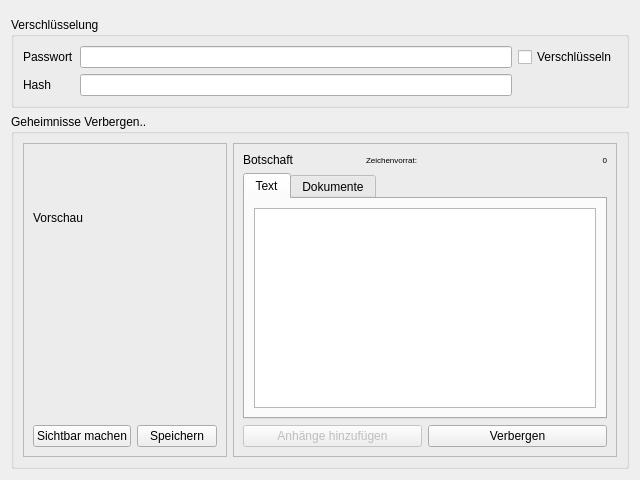
<?xml version="1.0" encoding="UTF-8"?>
<ui version="4.0">
 <class>Stegano</class>
 <widget class="QWidget" name="Stegano">
  <property name="geometry">
   <rect>
    <x>0</x>
    <y>0</y>
    <width>640</width>
    <height>480</height>
   </rect>
  </property>
  <property name="windowTitle">
   <string>Stegano</string>
  </property>
  <property name="windowIcon">
   <iconset>
    <normaloff>:/icon/ico/Mail.png</normaloff>:/icon/ico/Mail.png</iconset>
  </property>
  <layout class="QVBoxLayout" name="verticalLayout_7">
   <item>
    <layout class="QVBoxLayout" name="verticalLayout_6">
     <item>
      <widget class="KUrlComboRequester" name="cFile"/>
     </item>
     <item>
      <widget class="QGroupBox" name="groupEncryption">
       <property name="enabled">
        <bool>true</bool>
       </property>
       <property name="title">
        <string>Verschlüsselung</string>
       </property>
       <layout class="QVBoxLayout" name="verticalLayout">
        <item>
         <layout class="QGridLayout" name="gridLayout">
          <item row="0" column="0">
           <widget class="QLabel" name="label">
            <property name="text">
             <string>Passwort</string>
            </property>
            <property name="buddy">
             <cstring>tPassword</cstring>
            </property>
           </widget>
          </item>
          <item row="0" column="1">
           <widget class="KRestrictedLine" name="tPassword">
            <property name="showClearButton" stdset="0">
             <bool>true</bool>
            </property>
            <property name="passwordMode">
             <bool>true</bool>
            </property>
           </widget>
          </item>
          <item row="1" column="0">
           <widget class="QLabel" name="label_2">
            <property name="text">
             <string>Hash</string>
            </property>
            <property name="buddy">
             <cstring>tHash</cstring>
            </property>
           </widget>
          </item>
          <item row="1" column="1">
           <widget class="QLineEdit" name="tHash">
            <property name="readOnly">
             <bool>true</bool>
            </property>
           </widget>
          </item>
          <item row="0" column="2">
           <widget class="QCheckBox" name="cUseEncryption">
            <property name="text">
             <string>Verschlüsseln</string>
            </property>
           </widget>
          </item>
         </layout>
        </item>
       </layout>
      </widget>
     </item>
     <item>
      <widget class="QGroupBox" name="groupBox_2">
       <property name="title">
        <string>Geheimnisse Verbergen..</string>
       </property>
       <layout class="QVBoxLayout" name="verticalLayout_5">
        <item>
         <layout class="QHBoxLayout" name="horizontalLayout_2">
          <item>
           <widget class="QFrame" name="frame_3">
            <property name="frameShape">
             <enum>QFrame::StyledPanel</enum>
            </property>
            <property name="frameShadow">
             <enum>QFrame::Raised</enum>
            </property>
            <layout class="QVBoxLayout" name="verticalLayout_3">
             <item>
              <layout class="QVBoxLayout" name="verticalLayout_2">
               <item>
                <widget class="QLabel" name="label_3">
                 <property name="text">
                  <string>Vorschau</string>
                 </property>
                </widget>
               </item>
               <item>
                <widget class="KImageFilePreview" name="preview"/>
               </item>
              </layout>
             </item>
             <item>
              <layout class="QHBoxLayout" name="horizontalLayout">
               <item>
                <widget class="KPushButton" name="buttonUnhide">
                 <property name="enabled">
                  <bool>true</bool>
                 </property>
                 <property name="text">
                  <string>Sichtbar machen</string>
                 </property>
                </widget>
               </item>
               <item>
                <widget class="KPushButton" name="buttonSave">
                 <property name="text">
                  <string>Speichern</string>
                 </property>
                </widget>
               </item>
              </layout>
             </item>
            </layout>
           </widget>
          </item>
          <item>
           <widget class="QFrame" name="frame_2">
            <property name="frameShape">
             <enum>QFrame::StyledPanel</enum>
            </property>
            <property name="frameShadow">
             <enum>QFrame::Raised</enum>
            </property>
            <layout class="QVBoxLayout" name="verticalLayout_8">
             <item>
              <layout class="QVBoxLayout" name="verticalLayout_4">
               <item>
                <layout class="QHBoxLayout" name="horizontalLayout_4">
                 <item>
                  <widget class="QLabel" name="label_4">
                   <property name="text">
                    <string>Botschaft</string>
                   </property>
                  </widget>
                 </item>
                 <item>
                  <widget class="QLabel" name="label_5">
                   <property name="font">
                    <font>
                     <pointsize>6</pointsize>
                    </font>
                   </property>
                   <property name="text">
                    <string>Zeichenvorrat:</string>
                   </property>
                  </widget>
                 </item>
                 <item>
                  <widget class="QLabel" name="lCharsAvailable">
                   <property name="font">
                    <font>
                     <pointsize>6</pointsize>
                    </font>
                   </property>
                   <property name="text">
                    <string>0</string>
                   </property>
                   <property name="alignment">
                    <set>Qt::AlignRight|Qt::AlignTrailing|Qt::AlignVCenter</set>
                   </property>
                  </widget>
                 </item>
                </layout>
               </item>
               <item>
                <widget class="KTabWidget" name="ktabwidget">
                 <property name="enabled">
                  <bool>true</bool>
                 </property>
                 <property name="currentIndex">
                  <number>0</number>
                 </property>
                 <widget class="QWidget" name="tabText">
                  <attribute name="title">
                   <string>Text</string>
                  </attribute>
                  <layout class="QVBoxLayout" name="verticalLayout_9">
                   <item>
                    <widget class="KTextEdit" name="tMessageText"/>
                   </item>
                  </layout>
                 </widget>
                 <widget class="QWidget" name="tabAttachment">
                  <property name="enabled">
                   <bool>false</bool>
                  </property>
                  <attribute name="title">
                   <string>Dokumente</string>
                  </attribute>
                  <layout class="QVBoxLayout" name="verticalLayout_10">
                   <item>
                    <widget class="KListWidget" name="klistwidget"/>
                   </item>
                  </layout>
                 </widget>
                </widget>
               </item>
              </layout>
             </item>
             <item>
              <layout class="QHBoxLayout" name="horizontalLayout_3">
               <item>
                <widget class="KPushButton" name="buttonAttach">
                 <property name="enabled">
                  <bool>false</bool>
                 </property>
                 <property name="text">
                  <string>Anhänge hinzufügen</string>
                 </property>
                </widget>
               </item>
               <item>
                <widget class="KPushButton" name="buttonHide">
                 <property name="text">
                  <string>Verbergen</string>
                 </property>
                </widget>
               </item>
              </layout>
             </item>
            </layout>
           </widget>
          </item>
         </layout>
        </item>
       </layout>
      </widget>
     </item>
    </layout>
   </item>
  </layout>
 </widget>
 <customwidgets>
  <customwidget>
   <class>KUrlComboRequester</class>
   <extends>KUrlRequester</extends>
   <header>kurlrequester.h</header>
   <container>1</container>
  </customwidget>
  <customwidget>
   <class>KLineEdit</class>
   <extends>QLineEdit</extends>
   <header>klineedit.h</header>
  </customwidget>
  <customwidget>
   <class>KPushButton</class>
   <extends>QPushButton</extends>
   <header>kpushbutton.h</header>
  </customwidget>
  <customwidget>
   <class>KRestrictedLine</class>
   <extends>KLineEdit</extends>
   <header>krestrictedline.h</header>
  </customwidget>
  <customwidget>
   <class>KTextEdit</class>
   <extends>QTextEdit</extends>
   <header>ktextedit.h</header>
  </customwidget>
  <customwidget>
   <class>KListWidget</class>
   <extends>QListWidget</extends>
   <header>klistwidget.h</header>
  </customwidget>
  <customwidget>
   <class>KUrlRequester</class>
   <extends>QFrame</extends>
   <header>kurlrequester.h</header>
   <container>1</container>
  </customwidget>
  <customwidget>
   <class>KTabWidget</class>
   <extends>QTabWidget</extends>
   <header>ktabwidget.h</header>
   <container>1</container>
  </customwidget>
  <customwidget>
   <class>KImageFilePreview</class>
   <extends>QWidget</extends>
   <header>kimagefilepreview.h</header>
  </customwidget>
 </customwidgets>
 <tabstops>
  <tabstop>cFile</tabstop>
  <tabstop>tPassword</tabstop>
  <tabstop>cUseEncryption</tabstop>
  <tabstop>tMessageText</tabstop>
  <tabstop>buttonHide</tabstop>
  <tabstop>buttonSave</tabstop>
  <tabstop>buttonAttach</tabstop>
  <tabstop>ktabwidget</tabstop>
  <tabstop>tHash</tabstop>
 </tabstops>
 <resources>
  <include location="../default.qrc"/>
 </resources>
 <connections>
  <connection>
   <sender>cFile</sender>
   <signal>urlSelected(KUrl)</signal>
   <receiver>preview</receiver>
   <slot>showPreview(KUrl)</slot>
   <hints>
    <hint type="sourcelabel">
     <x>429</x>
     <y>18</y>
    </hint>
    <hint type="destinationlabel">
     <x>132</x>
     <y>336</y>
    </hint>
   </hints>
  </connection>
  <connection>
   <sender>cFile</sender>
   <signal>urlSelected(KUrl)</signal>
   <receiver>tMessageText</receiver>
   <slot>clear()</slot>
   <hints>
    <hint type="sourcelabel">
     <x>299</x>
     <y>17</y>
    </hint>
    <hint type="destinationlabel">
     <x>444</x>
     <y>277</y>
    </hint>
   </hints>
  </connection>
 </connections>
 <slots>
  <signal>passwordChanged(QString)</signal>
  <slot>calculateHash(QString)</slot>
  <slot>showPreview()</slot>
 </slots>
</ui>
